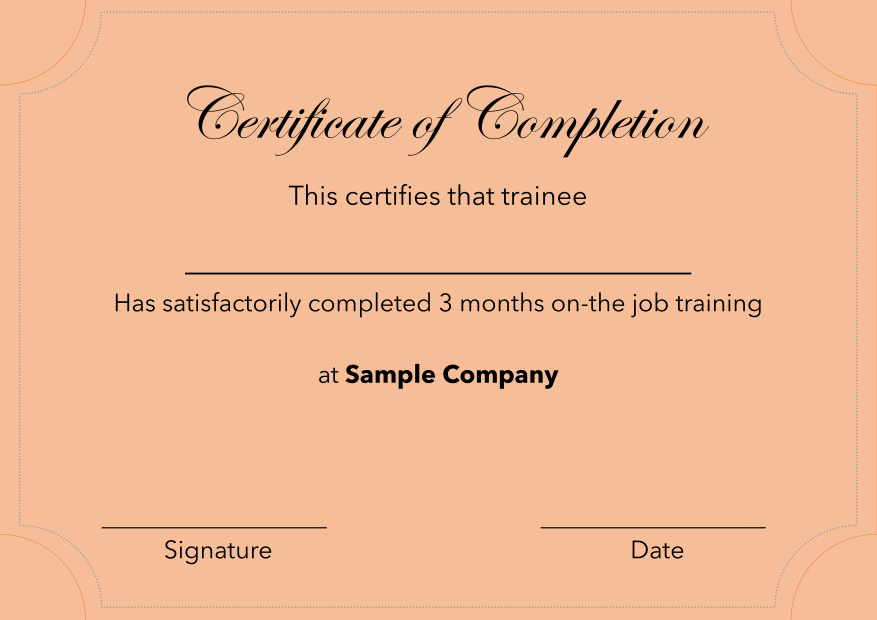
#> input picture certificate/Certificate.png, 3507 x 2480 px (shown at 1/4 size)
$ python generator.py   (older library calls are emulated)
#> lines starting #> are read from the running program, lines starting #| are printed output that depends on the picture
# -*- coding: utf-8 -*-
"""
Created on Wed Jul  8 22:44:58 2020

@author: Ujjawal

Certificate has been taken from geeks for geeks
"""
from PIL import Image, ImageDraw, ImageFont


def coupons(names: list, certificate: str, font_path: str):

#> called with certificate = 'certificate/Certificate.png', font_path = 'C:/Windows/Fonts/AdobeArabic-Bold.otf'
    for name in names:

        # Position of text
        text_vert_position = 900

        # opens the image
        img = Image.open(certificate, mode ='r')
#> img is the input picture: PIL image 3507x2480 P; mean R, G, B 240.6, 185.9, 148.8

        # gets the image width
        image_width = img.width
#> image_width = 3507

        draw = ImageDraw.Draw(img)

        font = ImageFont.truetype(
            font_path,
            200
        )

        # To get the text Width or Height
        text_width, _ = draw.textsize(name, font = font)
#> text_width = 582

        draw.text(
            (
                # To center the image
                (image_width - text_width) / 2 ,
                text_vert_position
            ),
            name,
            fill=150,
            font = font,
              )

        # Saves the image in png format
        img.save("GeneratedStuff/{}.png".format(name))
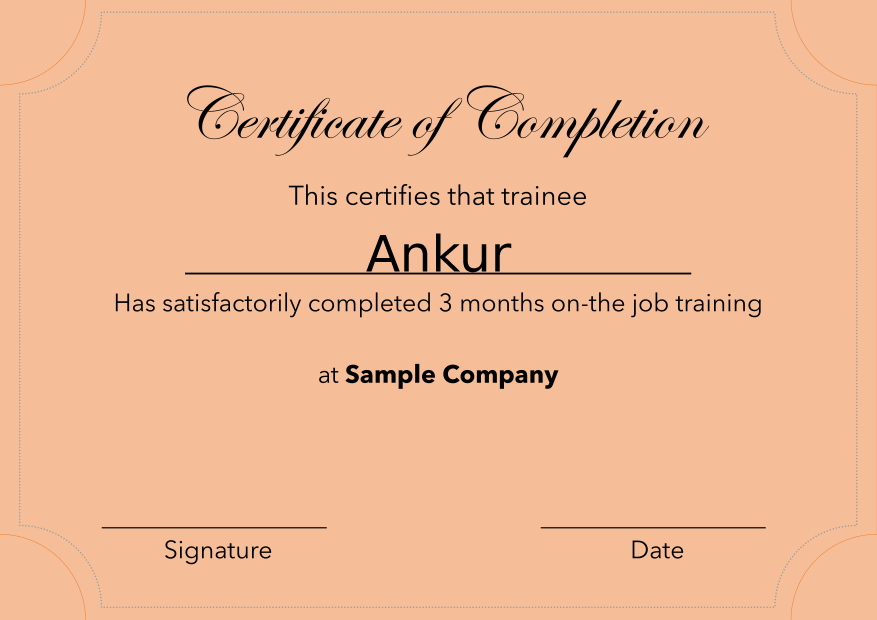
#> saved as Ankur.png: PIL image 3507x2480 P (shown at 1/4 size); mean R, G, B 239.9, 185.4, 148.4


if __name__ == "__main__":

    NAMES = ['Ankur',
             'Akshit',
             'Chetan',
             'Nikunj',
             'Utkarsh']


    FONT = "C:/Windows/Fonts/AdobeArabic-Bold.otf"

    CERTIFICATE = "certificate/Certificate.png"

    coupons(NAMES, CERTIFICATE, FONT)
